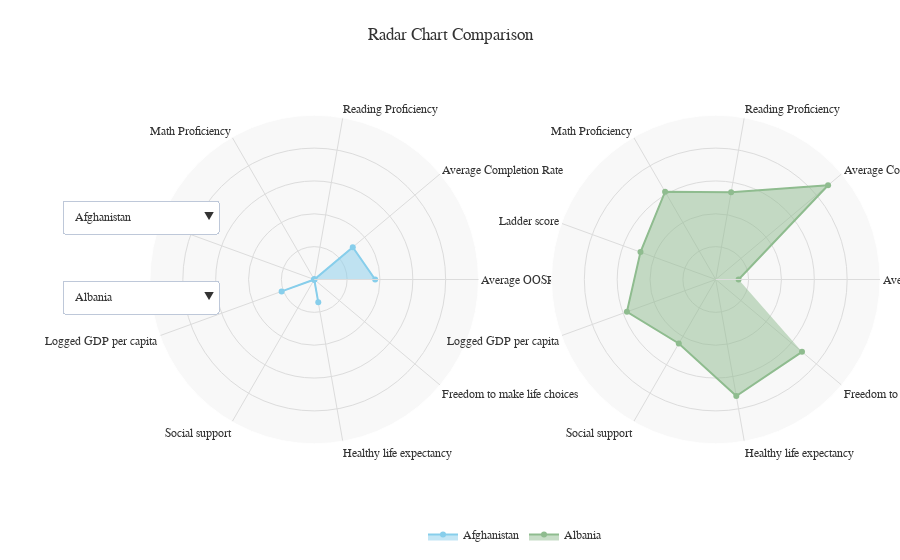

Write notebook code for a chart like this one.
### Code cell
import pandas as pd
import numpy as np
import plotly.graph_objects as go
from plotly.subplots import make_subplots
from sklearn.preprocessing import MinMaxScaler

# Load the dataset
file_path = 'filtered_global_education_world_happiness_average.csv'
data = pd.read_csv(file_path)

# Calculate average values for OOSR and Completion Rate
data['Average_OOSR'] = data[['Average_OOSR_Male', 'Average_OOSR_Female']].mean(axis=1)
data['Average_Completion_Rate'] = data[['Average_Completion_Rate_Male', 'Average_Completion_Rate_Female']].mean(axis=1)

# Rename columns for clarity
column_mapping = {
    'Average_OOSR': 'Average OOSR',
    'Average_Completion_Rate': 'Average Completion Rate',
    'Lower_Secondary_End_Proficiency_Reading': 'Reading Proficiency',
    'Lower_Secondary_End_Proficiency_Math': 'Math Proficiency'
}

# Apply the renaming
data = data.rename(columns=column_mapping)

# Select relevant columns for the radar chart
radar_data = data[['Country', 'Average OOSR', 'Average Completion Rate',
                   'Reading Proficiency', 'Math Proficiency',
                   'Ladder score', 'Logged GDP per capita', 'Social support',
                   'Healthy life expectancy', 'Freedom to make life choices']]

# Normalize the data for radar chart
scaler = MinMaxScaler()
radar_data_normalized = radar_data.copy()
radar_data_normalized.iloc[:, 1:] = scaler.fit_transform(radar_data.iloc[:, 1:])

# Get the list of countries
countries = radar_data['Country'].unique()

# Function to create hover text
def create_hover_text(row):
    return [
        f'{label}: {value:.2f}' for label, value in zip(radar_data.columns[1:], row[1:])
    ]

# Initialize the figure with subplots
fig = make_subplots(rows=1, cols=2, specs=[[{'type': 'polar'}, {'type': 'polar'}]])

# Set initial countries
initial_country_1 = countries[0]
initial_country_2 = "Albania" if "Albania" in countries else countries[1]

# Add initial traces
fig.add_trace(go.Scatterpolar(
    r=radar_data_normalized[radar_data_normalized['Country'] == initial_country_1].iloc[0, 1:],
    theta=radar_data.columns[1:],
    text=create_hover_text(radar_data[radar_data['Country'] == initial_country_1].iloc[0]),
    hoverinfo='text',
    fill='toself',
    name=initial_country_1,
    marker=dict(color='skyblue')
), row=1, col=1)

fig.add_trace(go.Scatterpolar(
    r=radar_data_normalized[radar_data_normalized['Country'] == initial_country_2].iloc[0, 1:],
    theta=radar_data.columns[1:],
    text=create_hover_text(radar_data[radar_data['Country'] == initial_country_2].iloc[0]),
    hoverinfo='text',
    fill='toself',
    name=initial_country_2,
    marker=dict(color='darkseagreen')
), row=1, col=2)

# Create dropdown menus for selecting countries
dropdown_1 = {
    'buttons': [
        dict(
            args=[
                {
                    'r': [radar_data_normalized[radar_data_normalized['Country'] == country].iloc[0, 1:]],
                    'text': [create_hover_text(radar_data[radar_data['Country'] == country].iloc[0])],
                    'name': [country]
                },
                [0]
            ],
            label=country,
            method='restyle'
        ) for country in countries
    ],
    'direction': 'down',
    'showactive': True,
    'active': list(countries).index(initial_country_1),  # Set the default value
    'x': -0.12,  # Place to the left of the chart
    'xanchor': 'left',
    'y': 0.7,
    'yanchor': 'top'
}

dropdown_2 = {
    'buttons': [
        dict(
            args=[
                {
                    'r': [radar_data_normalized[radar_data_normalized['Country'] == country].iloc[0, 1:]],
                    'text': [create_hover_text(radar_data[radar_data['Country'] == country].iloc[0])],
                    'name': [country]
                },
                [1]
            ],
            label=country,
            method='restyle'
        ) for country in countries
    ],
    'direction': 'down',
    'showactive': True,
    'active': list(countries).index(initial_country_2),  # Set the default value
    'x': -0.12,  # Place to the left of the chart
    'xanchor': 'left',
    'y': 0.5,
    'yanchor': 'top'
}

# Update layout for synchronized appearance
fig.update_layout(
    updatemenus=[dropdown_1, dropdown_2],
    title=dict(text='Radar Chart Comparison', x=0.5, xanchor='center'),
    polar=dict(
        bgcolor='#f8f8f8',
        radialaxis=dict(
            visible=True,
            showticklabels=False,
            ticks='',
            gridcolor='gainsboro',
            range=[0, 1],  # Fix the range to be the same for all countries
            linecolor='gainsboro'  # Match the line color to the grid color
        ),
        angularaxis=dict(
            gridcolor='gainsboro'
        )
    ),
    polar2=dict(
        bgcolor='#f8f8f8',
        radialaxis=dict(
            visible=True,
            showticklabels=False,
            ticks='',
            gridcolor='gainsboro',
            range=[0, 1],  # Fix the range to be the same for all countries
            linecolor='gainsboro'  # Match the line color to the grid color
        ),
        angularaxis=dict(
            gridcolor='gainsboro'
        )
    ),
    showlegend=True,
    legend=dict(
        orientation='h',
        x=0.5,
        xanchor='center',
        y=-0.1,
        yanchor='top'
    ),
    font=dict(
        family="Arial, sans-serif",
        size=12,
        color="#333"
    ),
    margin=dict(l=150, r=20, t=80, b=80)  # Add margin to accommodate the dropdowns on the left
)

fig.show()
